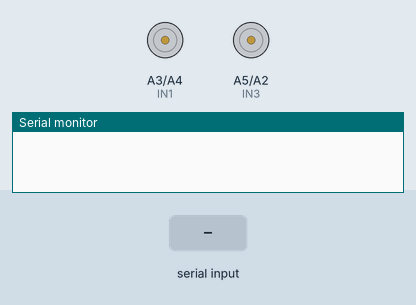
This sketch was run on a simulated Arduino Nano, built with avr-gcc and run on an emulated ATmega328P. Parts: motor-driver pin pairs drawn as motors (green arrow = first pin HIGH = forward, orange = second pin HIGH = backward, longer = more drive), the last lines printed to the serial monitor. The inputs (shaded band) are chosen by the test bench.

Above: at 1.2 s.
1.3 s: "F" received over Serial
At 2.2 s:
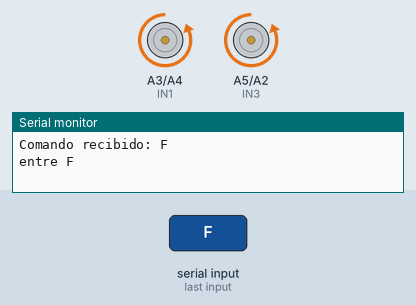
2.8 s: "B" received over Serial
At 4.0 s:
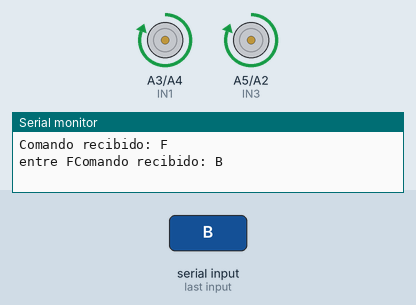
4.3 s: "R" received over Serial
At 5.1 s:
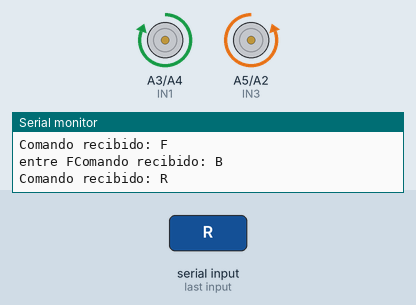
5.8 s: "L" received over Serial
At 6.3 s:
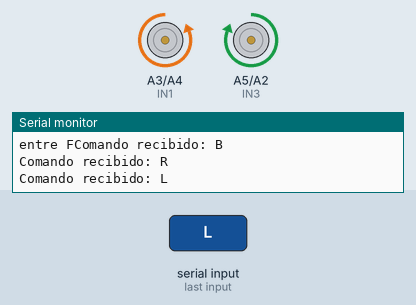
Timing chart, 0 to 8.3 s (numbered marks = the images above; inputs shaded):
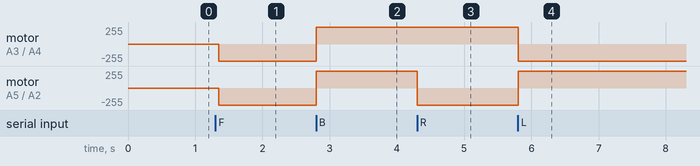

Measured:
- after the input at 1.3 s, motor on A3 (IN1) / A4 (IN2), motor on A5 (IN3) / A2 (IN4): stopped → backward 255/255 after 0.05 s
- after the input at 2.8 s, motor on A3 (IN1) / A4 (IN2), motor on A5 (IN3) / A2 (IN4): backward 255/255 → forward 255/255 at once
- after the input at 4.3 s, motor on A5 (IN3) / A2 (IN4): forward 255/255 → backward 255/255 at once
- after the input at 5.8 s, motor on A3 (IN1) / A4 (IN2): forward 255/255 → backward 255/255 at once; motor on A5 (IN3) / A2 (IN4): backward 255/255 → forward 255/255 at once

The sketch:

PACMAN.ino
```cpp
bool checkeacion;

//Fin y reinicio del juego
#define over 6
#define restart 7

// Motor A Derecha
#define ENA A6
#define IN1 A3
#define IN2 A4

// Motor B Izquierda
#define ENB A7
#define IN3 A5
#define IN4 A2

int vel = 255;
int stp = 255;
int a;
char currentCommand = 'S'; // Variable para guardar el comando actual

void setup() {
  Serial.begin(9600);
  // Declaramos todos los pines como salidas
  pinMode(ENA, OUTPUT);
  pinMode(ENB, OUTPUT);
  pinMode(IN1, OUTPUT);
  pinMode(IN2, OUTPUT);
  pinMode(IN3, OUTPUT);
  pinMode(IN4, OUTPUT);
  pinMode(over, INPUT);
  pinMode(restart, INPUT);
  Parar(); // Iniciar con motores detenidos
}

void loop() {
  // Leer comandos del serial
  if (Serial.available()) {
    char command = Serial.read();

    // Limpiar el buffer serial de caracteres extra
    while(Serial.available()) {
      Serial.read(); // Descarta los caracteres restantes
    }

    Serial.print("Comando recibido: ");
    Serial.println(command);

    // Ejecutar el comando actual continuamente
    switch (command) {
      case 'F':
        Serial.print("entre F");
        Adelante();
        break;
      case 'B':
        Atras();
        break;
      case 'R':
        Derecha();
        break;
      case 'L':
        Izquierda();
        break;
      case '0':
        Parar();
        break;
    }
  }
  delay(50); // Pequeña pausa para estabilidad
}

void Atras() {
  //Direccion motor A
  digitalWrite(IN1, HIGH);
  digitalWrite(IN2, LOW);
  analogWrite(ENA, vel);
  //Direccion motor B
  digitalWrite(IN3, HIGH);
  digitalWrite(IN4, LOW);
  analogWrite(ENB, vel);
}

void Adelante() {
  //Direccion motor A
  digitalWrite(IN1, LOW);
  digitalWrite(IN2, HIGH);
  analogWrite(ENA, vel);
  //Direccion motor B
  digitalWrite(IN3, LOW);
  digitalWrite(IN4, HIGH);
  analogWrite(ENB, vel);
}

void Derecha() {
  // Motor A gira atrás
  digitalWrite(IN1, HIGH);
  digitalWrite(IN2, LOW);
  analogWrite(ENA, vel);
  // Motor B gira adelante
  digitalWrite(IN3, LOW);
  digitalWrite(IN4, HIGH);
  analogWrite(ENB, vel);
}

void Izquierda() {
  // Motor A gira adelante
  digitalWrite(IN1, LOW);
  digitalWrite(IN2, HIGH);
  analogWrite(ENA, vel);
  // Motor B gira atrás
  digitalWrite(IN3, HIGH);
  digitalWrite(IN4, LOW);
  analogWrite(ENB, vel);
}

void Parar() {
  digitalWrite(IN1, LOW);
  digitalWrite(IN2, LOW);
  digitalWrite(IN3, LOW);
  digitalWrite(IN4, LOW);
  analogWrite(ENA, 0);
  analogWrite(ENB, 0);
}
```
